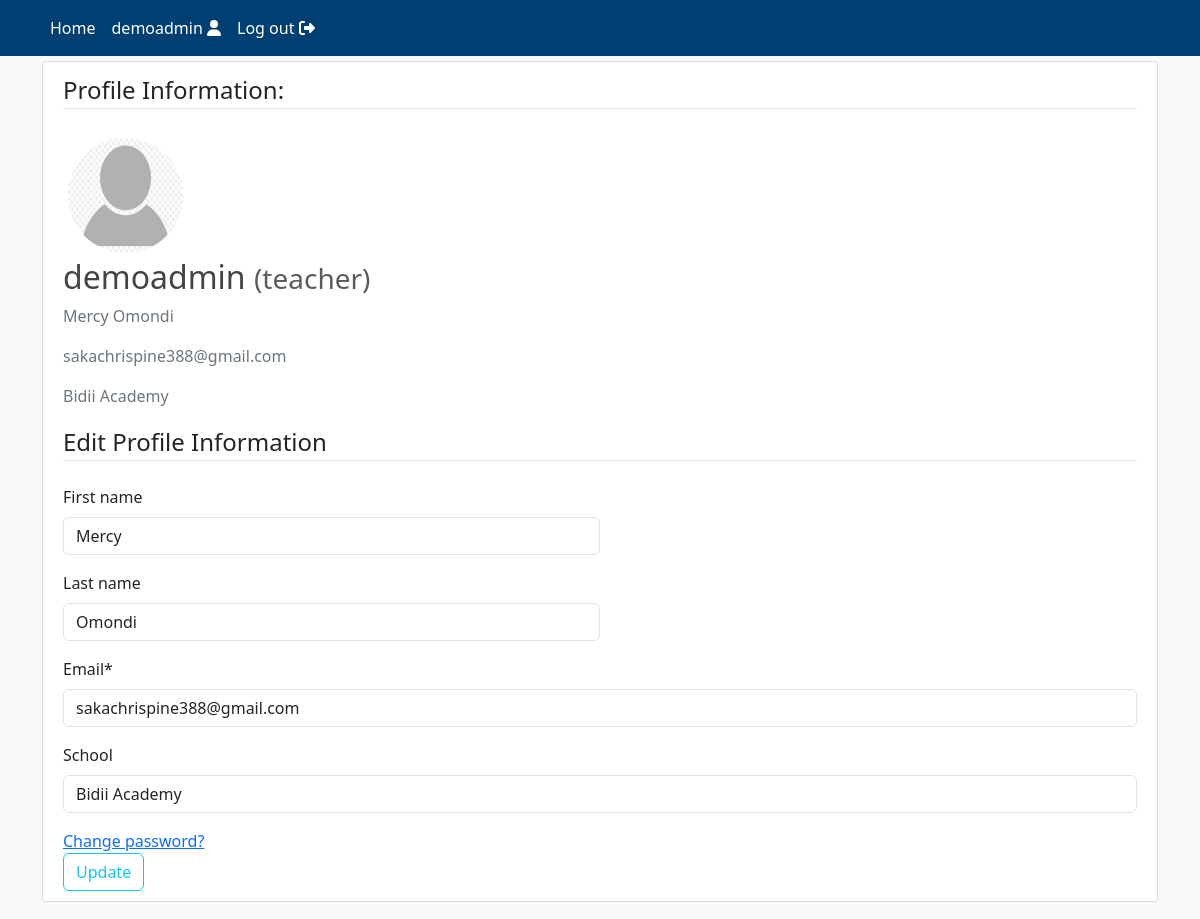
The page /profile/demoadmin (signed in) on the database its author committed.
### quiz/models.py (models this page shows, shortened)
class CustomUser(AbstractUser):
    def image_upload_to(self, instance=None):
        if instance:
            return os.path.join("Users", self.username, instance)
        return None
    STATUS = (
        ('student', 'student'),
        ('teacher', 'teacher'),
    )
    SUBJECT_CHOICES = [
        ('maths', 'Maths'),
        ('english', 'English'),
        ('science', 'Science'),
    ]
    DEFAULT_SUBJECT = 'maths'
    subjects = models.ManyToManyField(Subject, blank=True)
    email = models.EmailField(unique=True)
    status = models.CharField(max_length=100, choices=STATUS, default='student')
    school = models.CharField("School", max_length=100, default='', blank=True)
    image = models.ImageField(default='default/user.jpg', upload_to=image_upload_to)

### quiz/views.py (the view)
# urls.py: path('profile/<username>', views.profile, name='profile'),
def profile(request, username):
    user = get_object_or_404(CustomUser, username=username)
    if request.user != user:
        messages.error(request, "You do not have permission to edit this profile.")
        return redirect("homepage")  # Replace with your homepage URL name
    if request.method == "POST":
        form = UserUpdateForm(request.POST, request.FILES, instance=user)
        if form.is_valid():
            form.save()
            messages.success(request, f'{user.username}, your profile has been updated!')
            return redirect("profile", username=user.username)  # Ensure this URL pattern is correct in your urls.py
    else:
        form = UserUpdateForm(instance=user)
    return render(
        request=request,
        template_name="quiz/profile.html",
        context={"form": form}
    )

### quiz/forms.py
class UserUpdateForm(forms.ModelForm):
    email = forms.EmailField()
    subjects = forms.ModelMultipleChoiceField(
        queryset=Subject.objects.all(),
        widget=forms.CheckboxSelectMultiple,
        required=False
    )
    class Meta:
        model = get_user_model()
        fields = ['first_name', 'last_name', 'email', 'image', 'subjects', 'school']

### quiz/templates/quiz/profile.html (shortened to what this page needs)
{% extends "quiz/header.html" %}
{% load crispy_forms_tags %}
{% block content %}
<div class="content-section col-lg-12 col-md-12 col-sm-12 tutorial-style" style="min-height:65vh;">
    <legend class="border-bottom mb-4">Profile Information:</legend>
    <form method="POST" enctype="multipart/form-data">
        <div class="media">
            {% if user.username == form.instance.username %}
                    <label for="id_image">
                        <img class="rounded-circle account-img profile-image"
                            style="cursor: pointer"
                            src="{{ form.instance.image.url }}"
                            title="Upload new image">
                    </label>
            {% else %}
                <img class="rounded-circle account-img profile-image", src="{{ form.instance.image.url }}">
            {% endif %}
            <div class="media-body">
                <h2 class="account-heading">{{ form.instance.username }}
                    <small class="text-muted">({{ form.instance.status }})</small>
                </h2>
                <p class="text-secondary">{{ form.instance.first_name }} {{ form.instance.last_name }}</p>
                <p class="text-secondary">{{ form.instance.email }}</p>
                <p class="text-secondary">{{ form.instance.school }}</p>
            </div>
        </div>
        {% if user.username == form.instance.username %}
            <fieldset class="form-group">
                <legend class="border-bottom mb-4">Edit Profile Information</legend>
                <div class="form-row">
                    <div class="form-group col-md-6 mb-0">
                        {{ form.first_name|as_crispy_field }}
                    </div>
                    <div class="form-group col-md-6 mb-0">
                        {{ form.last_name|as_crispy_field }}
                    </div>
                </div>
                {{ form.email|as_crispy_field }}
                {{ form.school|as_crispy_field }}
                <a href="{% url 'password_change' %}">Change password?</a>
            </fieldset>
            <div class="form-group">
                <button class="btn btn-outline-info" type="submit">Update</button>
            </div>
        {% endif %}
    </form>
</div>
{% endblock content %}

### quiz/templates/quiz/includes/navbar.html (shortened to what this page needs)
<header class="site-header" style="margin-bottom: 5px">
    <nav class="navbar navbar-expand-md navbar-color">
        <div class="container">
            <div class="navbar-nav">
                <a class="nav-item nav-link" href="/">Home</a>
            </div>
            <div class="collapse navbar-collapse" id="navbarToggle">
                <div class="navbar-nav">
                    {% if user.is_authenticated %}
                        <a class="nav-item nav-link" href="{% url 'profile' user.username %}">
                            {{user.username}} <i class="fas fa-user"></i>
                        </a>
                        <a class="nav-item nav-link" href="{% url 'logout' %}">
                            Log out <i class="fas fa-sign-out-alt"></i>
                        </a>
                    {% endif %}
                </div>
            </div>
        </div>
    </nav>
</header>

### quiz/static/quiz/main/main.css (style rules this page uses)
:root { --footercolor: #003F72; --navbarcolor: #003F72; --btncolor: #003F72; --socialcolor: #003F72; --brightText: #ffffff; }
.navbar-color { background-color: var(--navbarcolor); }
body { background: #fafafa; }
h1, h2, h3, h4, h5, h6 { color: #444444; }
.site-header .navbar-nav .nav-link { color: var(--brightText); }
.content-section { background: #ffffff; padding: 10px 20px; border: 1px solid #dddddd; border-radius: 3px; margin-bottom: 20px; }
.profile-image { width: 125px; height: 125px; padding: 5px; }

### rows shown on the page
CustomUser: username "demoadmin", instance.image (placeholder picture), instance.username "demoadmin", instance.status "teacher", instance.first_name "Mercy", instance.last_name "Omondi", instance.email "sakachrispine388@gmail.com", instance.school "Bidii Academy", first_name "Mercy", last_name "Omondi", email "sakachrispine388@gmail.com", school "Bidii Academy"
